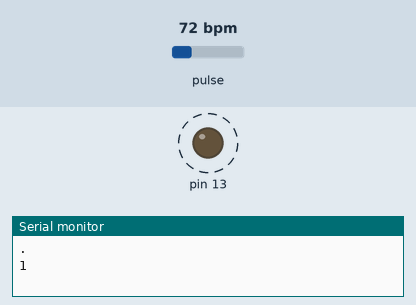
Recording of a sketch running on a simulated Arduino Uno, built with avr-gcc and run on an emulated ATmega328P. Parts: output pins drawn as LEDs (lit = HIGH), the last lines printed to the serial monitor. Dashed ring = blinking. Inputs (shaded band) come from the test bench; at power-on: pulse 72 bpm.

Above: at 1.2 s.
1.3 s: pulse set to 130 bpm
At 1.86 s:
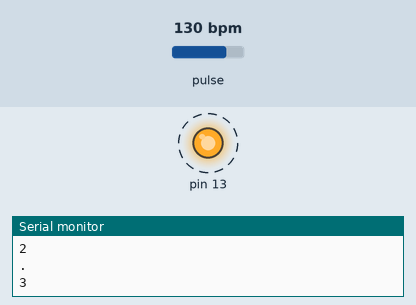
4.3 s: pulse set to 42 bpm
At 7.02 s:
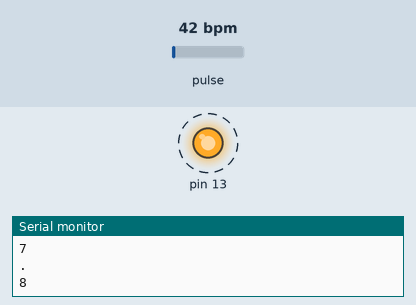
Timing chart, 0 to 13.0 s (numbered marks = the images above; inputs shaded):
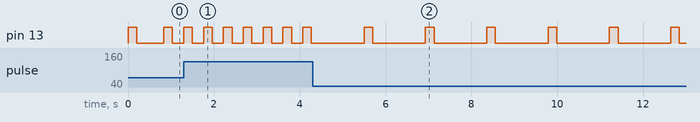

Measured:
- after the input at 1.3 s, pin 13: alternates HIGH for 0.20 s and LOW for 0.26 s, starting at once
- after the input at 4.3 s, pin 13: alternates HIGH for 0.20 s and LOW for 1.2 s, starting after 1.2 s
- by itself, pin 13: alternates HIGH for 0.20 s and LOW for 0.63 s

The sketch:

Getting_BPM_to_Monitor.ino
```cpp
/*  Getting_BPM_to_Monitor prints the BPM to the Serial Monitor, using the least lines of code and PulseSensor Library.
 *  Tutorial Webpage: https://pulsesensor.com/pages/getting-advanced
 *
--------Use This Sketch To------------------------------------------
1) Displays user's live and changing BPM, Beats Per Minute, in Arduino's native Serial Monitor.
2) Print: "♥  A HeartBeat Happened !" when a beat is detected, live.
2) Learn about using a PulseSensor Library "Object".
4) Blinks LED on PIN 13 with user's Heartbeat.
--------------------------------------------------------------------*/

#define USE_ARDUINO_INTERRUPTS true    // Set-up low-level interrupts for most acurate BPM math.
#include <PulseSensorPlayground.h>     // Includes the PulseSensorPlayground Library.

//  Variables
const int PulseWire = 0;       // PulseSensor PURPLE WIRE connected to ANALOG PIN 0
const int LED13 = 13;          // The on-board Arduino LED, close to PIN 13.
int Threshold = 550;           // Determine which Signal to "count as a beat" and which to ignore.
                               // Use the "Gettting Started Project" to fine-tune Threshold Value beyond default setting.
                               // Otherwise leave the default "550" value.
int count = 0;

PulseSensorPlayground pulseSensor;  // Creates an instance of the PulseSensorPlayground object called "pulseSensor"
const int numReadings = 10;

int readings[numReadings];      // the readings from the analog input
int readIndex = 0;              // the index of the current reading
int total = 0;                  // the running total
int average = 0;                // the average

void setup() {

  Serial.begin(9600);          // For Serial Monitor

  // Configure the PulseSensor object, by assigning our variables to it.
  pulseSensor.analogInput(PulseWire);
  pulseSensor.blinkOnPulse(LED13);       //auto-magically blink Arduino's LED with heartbeat.
  pulseSensor.setThreshold(Threshold);

  // Double-check the "pulseSensor" object was created and "began" seeing a signal.
   if (pulseSensor.begin()) {
    //Serial.println("We created a pulseSensor Object !");  //This prints one time at Arduino power-up,  or on Arduino reset.
  }
    for (int thisReading = 0; thisReading < numReadings; thisReading++) {
    readings[thisReading] = 0;
  }
}


void loop() {

 int myBPM = pulseSensor.getBeatsPerMinute();  // Calls function on our pulseSensor object that returns BPM as an "int".
 float sum = 0;


if (pulseSensor.sawStartOfBeat()) {            // Constantly test to see if "a beat happened".
// Serial.println("♥  A HeartBeat Happened ! "); // If test is "true", print a message "a heartbeat happened".
// Serial.print("BPM: ");                        // Print phrase "BPM: "
 // Serial.println(myBPM);
  if (myBPM > (1.35*average)){
      count = count + 1;
      Serial.println(".");
      Serial.println(count);
    }

  // Print the value inside of myBPM.
  // subtract the last reading:
  total = total - readings[readIndex];
  // read from the sensor:
  readings[readIndex] = pulseSensor.getBeatsPerMinute();
  // add the reading to the total:
  //total = total + readings[readIndex];
  if (myBPM > 0) {
  total = total + myBPM;
  // advance to the next position in the array:
  readIndex = readIndex + 1;
  }

  // if we're at the end of the array...
  if (readIndex >= numReadings) {
    // ...wrap around to the beginning:
    readIndex = 0;
  }

  // calculate the average:
  average = total / numReadings;
  // send it to the computer as ASCII digits
//  Serial.println(average);
//  Serial.println("");

  if (count > 14){
    Serial.println(">");
    }

  delay(20);                    // considered best practice in a simple sketch.

}
}
```
